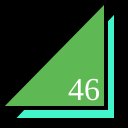
Frame 1 (no input)
Frame 60 (no input): identical to frame 1, image omitted
Frame 120 (the mouse pressed at the canvas centre since frame 60): identical to frame 1, image omitted

The p5.js sketch that drew this single still picture (run headless with seeded random() and noise() and a simulated clock; from frame 60 on, the mouse is pressed at the canvas centre):

// p5.js sketch
// ── sketch.js
function setup() {
  createCanvas(128,128);
}

function draw() {
  background(0);
  strokeWeight(4);
  fill(66, 245, 203);
  triangle(12,120,116,120,116,10);
  fill(94, 185, 84);
  triangle(0,108,106,108,106,0);
  fill(255);
  textSize(32);
  textFont("serif");
  text("46", 68, 100);
}
